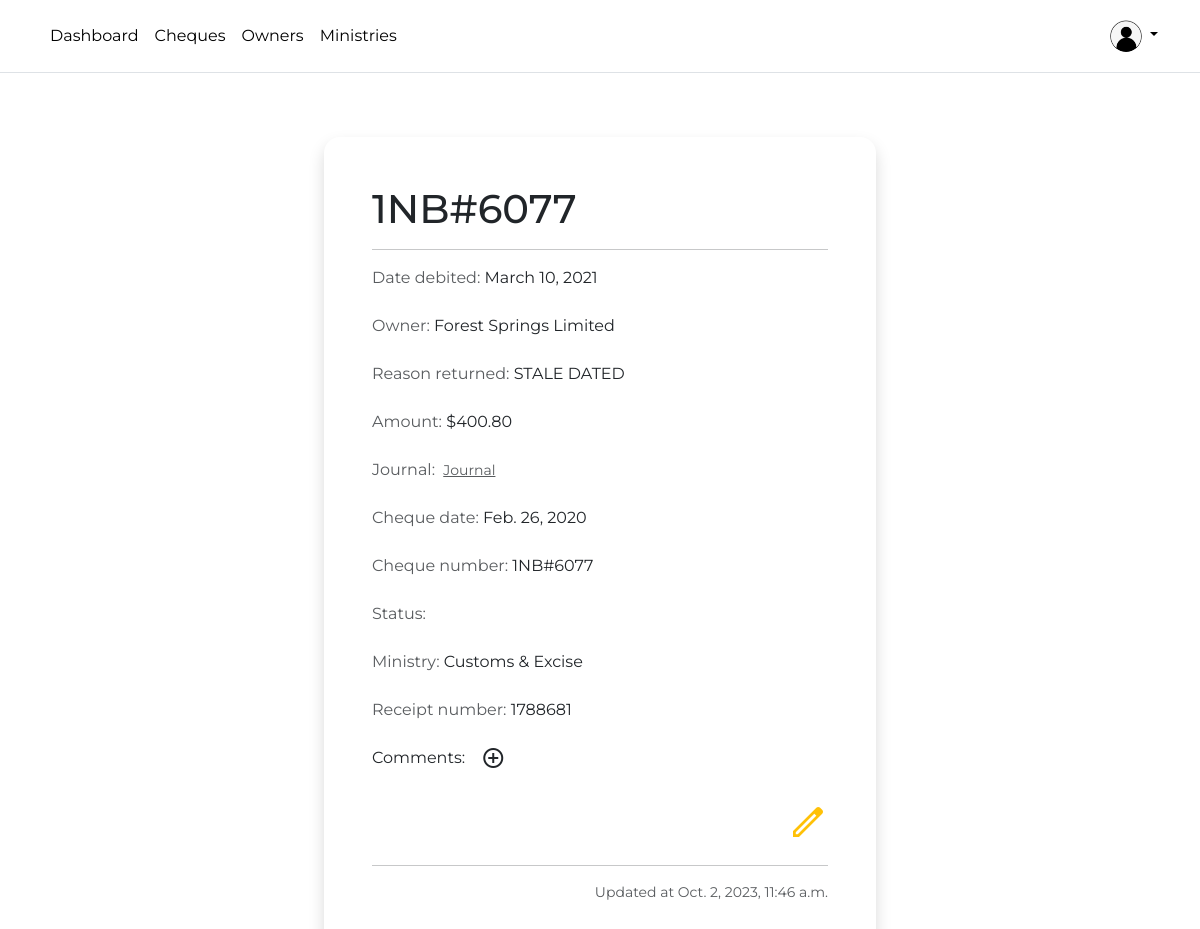
The page /cheque/detail/157/ (signed in) on the database its author committed.
### users/models.py (models this page shows, shortened)
class User(AbstractUser):
    is_viewer = models.BooleanField(default=False)
    is_creator = models.BooleanField(default=True)
    is_supervisor = models.BooleanField(default=False)

class Profile(models.Model):
    GENDER_LIST = [
        ("F", "Female"),
        ("M", "Male"),
    ]
    user = models.OneToOneField(User, on_delete=models.CASCADE, related_name="profile")
    uid = models.UUIDField(default=uuid.uuid4, editable=False, unique=True)
    image = models.ImageField(
        blank=True,
        null=True,
        upload_to="profile_photos",
        default="img/default-avatarpng.png",
    )
    first_name = models.CharField(max_length=255)
    last_name = models.CharField(max_length=255, blank=True)
    gender = models.CharField(max_length=1, choices=GENDER_LIST)
    phone = models.CharField(max_length=25, null=True, default="+1")
    phone1 = models.CharField(max_length=25, blank=True)
    bio = models.TextField(blank=True)

### cheques/models.py (models this page shows, shortened)
class Cheque(models.Model):
    cheque_scan = models.FileField(upload_to="cheques", null=True, blank=True)
    is_deleted = models.BooleanField(default=False)
    date_debited = models.DateField()
    owner = models.ForeignKey(
        Owner,
        on_delete=models.CASCADE,
        related_name="cheques",
    )
    returned = models.ForeignKey(Returned, on_delete=models.CASCADE, default=1)
    chq_amount = models.DecimalField("cheque amount", max_digits=10, decimal_places=2)
    journal = models.CharField(max_length=255, blank=True)
    cheque_date = models.DateField()
    cheque_no = models.CharField("cheque number", max_length=255)
    cheque_status = models.ForeignKey(
        ChequeStatus,
        on_delete=models.PROTECT,
        related_name="cheque_statuses",
        null=True,
        blank=True,
    )
    ministry = models.ForeignKey(
        Ministry,
        on_delete=models.CASCADE,
    )
    receipt_no = models.CharField("receipt number", max_length=255, blank=True)
    created_at = models.DateTimeField(auto_now_add=True)
    updated_at = models.DateTimeField(auto_now=True)
    created_by = models.ForeignKey(
        User,
        on_delete=models.PROTECT,
        related_name="cheques_created",
        null=True,
        blank=True,
    )
    updated_by = models.ForeignKey(
        User,
        on_delete=models.PROTECT,
        related_name="cheques_updated",
        blank=True,
        null=True,
    )
    class Meta:
        ordering = ("date_debited",)
    def __str__(self):
        return self.cheque_no.upper()

class Owner(models.Model):
    name = models.CharField(max_length=255, unique=True)
    email = models.EmailField(blank=True)
    phone = models.CharField(max_length=255, blank=True)
    address = models.CharField(max_length=255, blank=True)
    address1 = models.CharField(max_length=255, blank=True)
    created_at = models.DateTimeField(auto_now_add=True)
    updated_at = models.DateTimeField(auto_now=True)
    class Meta:
        ordering = ["name"]
    def __str__(self):
        return self.name.title()

class Returned(models.Model):
    name = models.CharField(max_length=255)
    class Meta:
        verbose_name_plural = "returns"
        ordering = ("name",)
    def __str__(self):
        return f"{self.name.upper()}"

class Ministry(models.Model):
    name = models.CharField(max_length=255)
    email = models.EmailField(blank=True)
    phone = models.CharField(max_length=255, blank=True)
    created_at = models.DateTimeField(auto_now_add=True)
    updated_at = models.DateTimeField(auto_now=True)
    class Meta:
        ordering = ["name"]
        verbose_name_plural = "Ministries"
    def __str__(self):
        return self.name.title()

### cheques/views.py (the view)
# urls.py: path("cheque/detail/<int:pk>/", ChequeDetailView.as_view(), name="cheque-detail"),
class ChequeDetailView(LoginRequiredMixin, DetailView):
    model = Cheque
    def get_context_data(self, **kwargs):
        context = super().get_context_data(**kwargs)
        context["form"] = ChequeCommentCreateForm()
        cheque = Cheque.objects.get(pk=self.kwargs["pk"])
        context["cheque"] = cheque
        return context

### cheques/templatetags/context_processors.py (called while the page is built)
def sum_of_all_cheques(request):
    current_year = datetime.datetime.now().year - 1
    total_sum = (
        Cheque.objects.filter(date_debited__year=(current_year)).aggregate(
            total_sum=Sum("chq_amount")
        )["total_sum"]
        or 0
    )
    return {"total_sum_of_cheques": f"{total_sum:.2f}"}

def sum_of_all_paid_cheques(request):
    current_year = datetime.datetime.now().year - 1
    total_sum = (
        Cheque.objects.filter(
            date_debited__year=(current_year), cheque_status__name__iexact="paid"
        ).aggregate(total_sum=Sum("chq_amount"))["total_sum"]
        or 0
    )
    return {"total_sum_of_paid_cheques": f"{total_sum:.2f}"}

def sum_of_all_unpaid_cheques(request):
    current_year = datetime.datetime.now().year - 1
    sum_of_all_cheques = Cheque.objects.filter(
        date_debited__year=(current_year)
    ).aggregate(total_sum=Sum("chq_amount"))["total_sum"]
    sum_of_all_paid_cheques = Cheque.objects.filter(
        date_debited__year=(current_year), cheque_status__name__iexact="paid"
    ).aggregate(total_sum=Sum("chq_amount"))["total_sum"]
    total_sum = sum_of_all_cheques - sum_of_all_paid_cheques
    return {"total_sum_of_unpaid_cheques": f"{total_sum:.2f}"}

### templates/cheques/cheque_detail.html (shortened to what this page needs)
{% extends 'base.html' %}
{% load crispy_forms_tags %}
{% load subtract %}
{% load humanize %}
{% block content %}
<div class="p-lg-5">
    <div class="col-lg-6 mx-auto shadow p-5 rounded-4">
        <h1>{{object|upper}}</h1>
        <hr>
        <div>
            <div>
                <span class="text-muted">Date debited:</span>
                <span class="">{{object.date_debited}}</span>
            </div>
            <br>
            <div>
                <span class="text-muted">Owner: </span>
                <span class="">{{object.owner}}</span>
            </div>
            <br>
            <div>
                <span class="text-muted">Reason returned:</span>
                <span class="">{{object.returned}}</span>
            </div>
            <br>
            <div>
                <span class="text-muted">Amount: </span>
                <span class="">${{object.chq_amount}}</span>
            </div>
            <br>
            <div>
                <span class="text-muted">Journal: </span>
                <a class="small ms-1 text-muted"
                    href="{% url 'cheque-update-journal' object.pk %}">Journal</a>
            </div>
            <br>
            <div>
                <span class="text-muted">Cheque date:</span>
                <span class="">{{object.cheque_date}}</span>
            </div>
            <br>
            <div>
                <span class="text-muted">Cheque number: </span>
                <span class="">{{object.cheque_no|upper}}</span>
            </div>
            <br>
            <div>
                <span class="text-muted">Status:</span>
            </div>
            <br>
            <div>
                <span class="text-muted">Ministry: </span>
                <span class="">{{object.ministry}}</span>
            </div>
            <br>
            <div>
                <span class="text-muted">Receipt number: </span>
                <span class="">{{object.receipt_no|default:'-'}}</span>
            </div>
            <br>
        </div>
        <div>
            <div class="d-flex justify-content-lg-start">
                <p>Comments: </p><a title="add comment"
                    class="text-dark"
                    data-bs-toggle="modal"
                    data-bs-target="#exampleModal{{object.pk}}"
                    href="#"><span class="material-symbols-outlined mx-3">
                    </span></a>
            </div>
        </div>
        <div class="my-3 text-end">
            <a href="{% url 'cheque-update' object.pk %}"><span
                    class="material-symbols-outlined fs-1 text-warning">
                </span></a>
        </div>
    <hr>
    <div class="small text-muted text-end">
        <p>Updated at {{object.updated_at}}</p>
    </div>
</div>
</div>
{% endblock content %}

### templates/nav-bar.html (shortened to what this page needs)
{% load static %}
{% if request.user.is_authenticated %}
<header class="p-3 mb-3 border-bottom">
  <div class="container">
    <div
      class="d-flex flex-wrap align-items-center justify-content-center justify-content-lg-start">
      <ul
        class="nav col-12 col-lg-auto me-lg-auto mb-2 justify-content-center mb-md-0">
        <li><a href="{% url 'dashboard' %}"
            class="nav-link px-2 link-body-emphasis">Dashboard</a></li>
        <li><a href="{% url 'cheque-list' %}"
            class="nav-link px-2 link-body-emphasis">Cheques</a></li>
        <li><a href="{% url 'owner-list' %}"
            class="nav-link px-2 link-body-emphasis">Owners</a></li>
        <li><a href="{% url 'ministry-list' %}"
            class="nav-link px-2 link-body-emphasis">Ministries</a></li>
      </ul>
      <div class="dropdown text-end">
        <a href="#"
          class="d-block link-body-emphasis text-decoration-none dropdown-toggle"
          data-bs-toggle="dropdown"
          aria-expanded="false">
          {% if request.user.profile.image %}
          <img src="{{ request.user.profile.image.url }}"
            alt="mdo"
            width="32"
            height="32"
            class="rounded-circle">
          {% endif %}
        </a>
      </div>
    </div>
  </div>
</header>
{% endif %}

### templates/base.html (style rules this page uses)
html, body { font-family: 'Montserrat', sans-serif; }

### rows shown on the page
User: user.profile.image (placeholder picture)
Cheque: cheque_no "1NB#6077", date_debited "March 10, 2021", owner "Forest Springs Limited", returned "STALE DATED", chq_amount "400.80", cheque_date "Feb. 26, 2020", ministry "Customs & Excise", receipt_no "1788681", updated_at "Oct. 2, 2023, 11:46 a.m."
